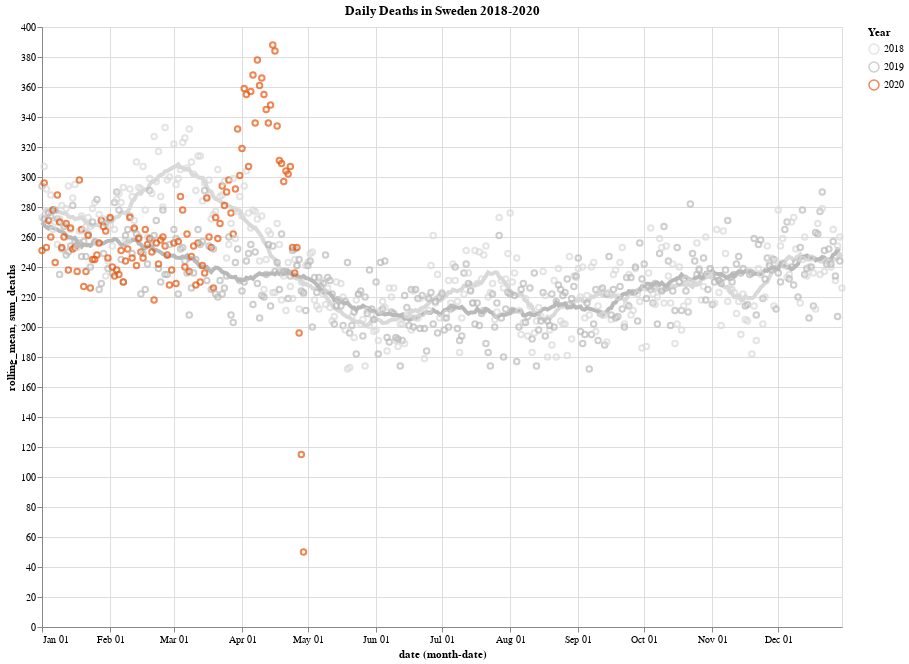

The code cell stored with this chart in its notebook:
### Code cell
df=source[source.date.notna()]

last_date_for_mean_calculation = str(df.date.max() - pd.Timedelta('7d'))
current = f'year(datum.date) == 2020 & datetime(datum.date) < datetime("{last_date_for_mean_calculation}")'
history_2019 = 'year(datum.date) == 2019'
history_2018 = 'year(datum.date) == 2018'

click = alt.selection_multi(encodings=['color'])

base = alt.Chart(
    df,
    height=600,
    width=800,
    title="Daily Deaths in Sweden 2018-2020"
).transform_aggregate(
    sum_deaths='sum(deaths)',
    groupby=['date']
).encode(
    x='monthdate(date)',
)

points = base.mark_point().encode(
    y='sum_deaths:Q',
    color=alt.Color('year(date):N', title='Year', scale=alt.Scale(range=['#d9d9d9', '#b9b9b9', '#e6550d']))
)

legend = alt.Chart(df, height=400).mark_point().encode(
    y=alt.Y('county:N', axis=alt.Axis(orient='right'), title=None),
#    color=alt.Color('county:N', scale=alt.Scale(scheme='category20')),
#    color=alt.condition(click, 'county', alt.value('lightgray')),
#    color=alt.Color('county', legend=None, scale=alt.Scale(range=['#e6550d']))
    color=alt.Color('year(date):N', legend=None, scale=alt.Scale(range=['#e6550d']))

).add_selection(
    click
).interactive()


# https://vega.github.io/vega/docs/expressions/#datetime-functions
def plot_mean(time_filter):
    mean = base.transform_filter(
        time_filter
    ).transform_window(
        rolling_mean='mean(sum_deaths)',
        frame=[-10, 10]
    ).mark_line(
        size=4
    ).encode(
        y=alt.Y('rolling_mean:Q'),
        color=alt.Color('year(date):N', title='Year', scale=alt.Scale(range=['#d9d9d9', '#b9b9b9', '#e6550d']))
    )

    return mean

chart = plot_mean(history_2018) + plot_mean(history_2019) + points + plot_mean(current) #| legend
#chart.save('charts/daily-deaths.html')
#chart = legend
chart

### Figure 1 — Vega-Lite specification as saved in the notebook (floating-point values rounded to 4 significant figures; data arrays with more than 128 entries replaced by an {"elided": "..."} marker saying what was removed)
{"config": {"view": {"continuousWidth": 400, "continuousHeight": 300}}, "layer": [{"mark": {"type": "line", "size": 4}, "encoding": {"color": {"type": "nominal", "field": "date", "scale": {"range": ["#d9d9d9", "#b9b9b9", "#e6550d"]}, "timeUnit": "year", "title": "Year"}, "x": {"type": "temporal", "field": "date", "timeUnit": "monthdate"}, "y": {"type": "quantitative", "field": "rolling_mean"}}, "height": 600, "title": "Daily Deaths in Sweden 2018-2020", "transform": [{"aggregate": [{"op": "sum", "field": "deaths", "as": "sum_deaths"}], "groupby": ["date"]}, {"filter": "year(datum.date) == 2018"}, {"window": [{"op": "mean", "field": "sum_deaths", "as": "rolling_mean"}], "frame": [-10, 10]}], "width": 800}, {"mark": {"type": "line", "size": 4}, "encoding": {"color": {"type": "nominal", "field": "date", "scale": {"range": ["#d9d9d9", "#b9b9b9", "#e6550d"]}, "timeUnit": "year", "title": "Year"}, "x": {"type": "temporal", "field": "date", "timeUnit": "monthdate"}, "y": {"type": "quantitative", "field": "rolling_mean"}}, "height": 600, "title": "Daily Deaths in Sweden 2018-2020", "transform": [{"aggregate": [{"op": "sum", "field": "deaths", "as": "sum_deaths"}], "groupby": ["date"]}, {"filter": "year(datum.date) == 2019"}, {"window": [{"op": "mean", "field": "sum_deaths", "as": "rolling_mean"}], "frame": [-10, 10]}], "width": 800}, {"mark": "point", "encoding": {"color": {"type": "nominal", "field": "date", "scale": {"range": ["#d9d9d9", "#b9b9b9", "#e6550d"]}, "timeUnit": "year", "title": "Year"}, "x": {"type": "temporal", "field": "date", "timeUnit": "monthdate"}, "y": {"type": "quantitative", "field": "sum_deaths"}}, "height": 600, "title": "Daily Deaths in Sweden 2018-2020", "transform": [{"aggregate": [{"op": "sum", "field": "deaths", "as": "sum_deaths"}], "groupby": ["date"]}], "width": 800}, {"mark": {"type": "line", "size": 4}, "encoding": {"color": {"type": "nominal", "field": "date", "scale": {"range": ["#d9d9d9", "#b9b9b9", "#e6550d"]}, "timeUnit": "year", "title": "Year"}, "x": {"type": "temporal", "field": "date", "timeUnit": "monthdate"}, "y": {"type": "quantitative", "field": "rolling_mean"}}, "height": 600, "title": "Daily Deaths in Sweden 2018-2020", "transform": [{"aggregate": [{"op": "sum", "field": "deaths", "as": "sum_deaths"}], "groupby": ["date"]}, {"filter": "year(datum.date) == 2020 & datetime(datum.date) < datetime(\"2020-04-22 00:00:00\")"}, {"window": [{"op": "mean", "field": "sum_deaths", "as": "rolling_mean"}], "frame": [-10, 10]}], "width": 800}], "data": {"name": "data-00df25455abb21fab274223ee6d7565b"}, "$schema": "https://vega.github.io/schema/vega-lite/v4.8.1.json", "datasets": {"data-00df25455abb21fab274223ee6d7565b": {"elided": "15535 records"}}}
